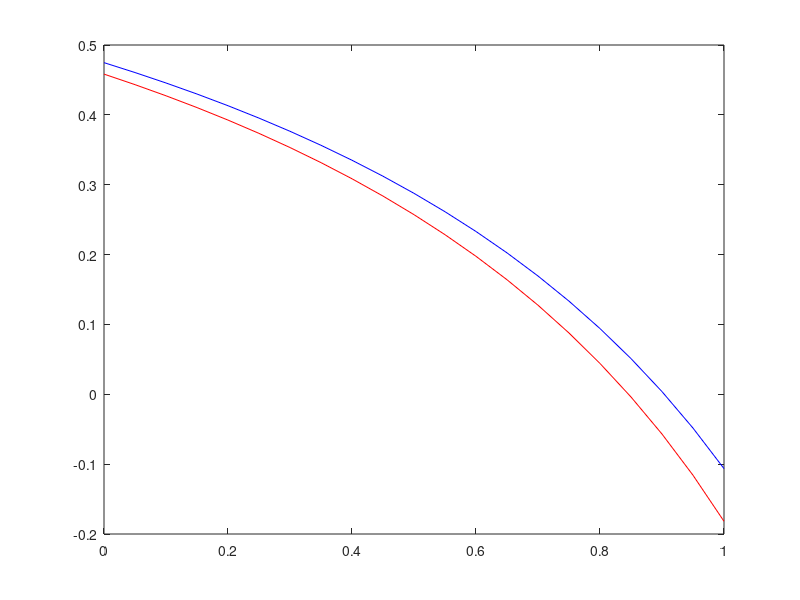

The MATLAB source for this figure:
  clear; clc;
clear all

sameX = 0.1;


bet = 0.96;
beta=bet;

xbar_c=0.1%;0.1;
xbar_g=xbar_c;

Y=1.3;

Ytil=1.3;
yP=xbar_c;
yR=Y-yP;

lambda_L=2*xbar_c/Ytil;
lambda_H=(1-lambda_L);
n=50;

%lambda_vec=lambda_L:(lambda_H-lambda_L)/n:lambda_H;
lambda_vec=0:0.05:1;
nlam=length(lambda_vec);
%Y+2*xbar_c+xbar_g;
pvec=lambda_vec;

for i=1:nlam
    lambda=lambda_vec(i);
    
 
        gtil_PL(i)=Ytil/2;
        ctilH_PL(i)=lambda*Ytil/2;
        ctilL_PL(i)=(1-lambda)*Ytil/2;
    
   %decentralize


        etil_PL1(i)=ctilL_PL(i)-yP;
        tautil_PL1(i)=yR-ctilH_PL(i);
        share1(i)=etil_PL1(i)/(etil_PL1(i)+ gtil_PL(i))
        
    check(i)=Ytil-gtil_PL(i)-ctilH_PL(i)-ctilL_PL(i);
    
    V_PL(i)=1/(1-beta)*(lambda*log(ctilH_PL(i))+(1-lambda)*log(ctilL_PL(i))+log(gtil_PL(i)));
    VH_PL(i)=1/(1-beta)*(log(ctilH_PL(i))+log(gtil_PL(i)));
    VL_PL(i)=1/(1-beta)*(log(ctilL_PL(i))+log(gtil_PL(i)));
end

        
for i=1:length(pvec)

    p=pvec(i);

    VH_pol(i)=1/(1-beta*p)*(2*log((Ytil-xbar_c)/2)+beta*(1-p)*(1-beta*p+2*(1-p)*beta)/(1-2*beta*p-beta^2*(1-2*p))*(log((Ytil-xbar_c)/2))...
        +beta*(1-p)*(1-beta*p)/(1-2*beta*p-beta^2*(1-2*p))*log(xbar_c));
    
    VH2_pol(i)=2*log((Ytil-xbar_c)/2)/(1-beta*p)+ beta*(1-p)*(log(xbar_c)+log((Ytil-xbar_c)/2)...
               +(1-p)*beta*2*log((Ytil-xbar_c)/2)...
               /(1-beta*p))*1/((1-beta*p)^2-(1-p)^2*beta^2);
               
    VL_pol(i)=(log(xbar_c)+log((Ytil-xbar_c)/2)+beta*(1-p)*VH_pol(i))/(1-beta*p);
    WH_pol(i)= VL_pol(i);
    
    %z(i)=2*log((Ytil-xbar_c)/2)+beta*(p*VH_pol(i)+(1-p)*WH_pol(i))-VH_pol(i);
    ctilL_pol(i)=xbar_c;
      ctilH_pol(i)=(Ytil-xbar_c)/2;
      g_pol(i)=(Ytil-xbar_c)/2;
end

        gCE=xbar_c;
        cRCE=yR-gCE;
        cPCE=yP;
VR_CE=(log(cRCE)+log(gCE));
    VP_CE=(log(cPCE)+log(gCE));
    
n1=1;
n2=nlam;
n2p=11;
n2p=nlam
n1p=n1;
%createfigureFB_2020_bis(VL_PL(n1p:n2p)*(1-beta), VH_PL(n1p:n2p)*(1-beta), VL_pol*(1-beta), VH_pol*(1-beta))

[VR_CE VP_CE]

VL_PL1=VL_PL;
VH_PL1=VH_PL;
VL_pol1=VL_pol;
VH_pol1=VH_pol;
VR_CE1=VR_CE ;
VP_CE1=VP_CE;


%growth

Y=1.3*1.6;

Ytil=Y;
yP=xbar_c;
yR=Y-yP;

lambda_L=2*xbar_c/Ytil;
lambda_H=(1-lambda_L);
n=50;

%lambda_vec=lambda_L:(lambda_H-lambda_L)/n:lambda_H;
lambda_vec=0:0.05:1;
nlam=length(lambda_vec);
%Y+2*xbar_c+xbar_g;
pvec=lambda_vec;

for i=1:nlam
    lambda=lambda_vec(i);
    
 
        gtil_PL(i)=Ytil/2;
        ctilH_PL(i)=lambda*Ytil/2;
       ctilL_PL(i) =(1-lambda)*Ytil/2;
    %decentralize


        etil_PL(i)=ctilL_PL(i)-yP;
        tautil_PL(i)=yR-ctilH_PL(i);

         share(i)=etil_PL(i)/(etil_PL(i)+ gtil_PL(i))
    check(i)=Ytil-gtil_PL(i)-ctilH_PL(i)-ctilL_PL(i);
    
    V_PL(i)=1/(1-beta)*(lambda*log(ctilH_PL(i))+(1-lambda)*log(ctilL_PL(i))+log(gtil_PL(i)));
    VH_PL(i)=1/(1-beta)*(log(ctilH_PL(i))+log(gtil_PL(i)));
    VL_PL(i)=1/(1-beta)*(log(ctilL_PL(i))+log(gtil_PL(i)));
end
        
for i=1:length(pvec)

    p=pvec(i);

    VH_pol(i)=1/(1-beta*p)*(2*log((Ytil-xbar_c)/2)+beta*(1-p)*(1-beta*p+2*(1-p)*beta)/(1-2*beta*p-beta^2*(1-2*p))*(log((Ytil-xbar_c)/2))...
        +beta*(1-p)*(1-beta*p)/(1-2*beta*p-beta^2*(1-2*p))*log(xbar_c));
    
    VH2_pol(i)=2*log((Ytil-xbar_c)/2)/(1-beta*p)+ beta*(1-p)*(log(xbar_c)+log((Ytil-xbar_c)/2)...
               +(1-p)*beta*2*log((Ytil-xbar_c)/2)...
               /(1-beta*p))*1/((1-beta*p)^2-(1-p)^2*beta^2);
               
    VL_pol(i)=(log(xbar_c)+log((Ytil-xbar_c)/2)+beta*(1-p)*VH_pol(i))/(1-beta*p);
    WH_pol(i)= VL_pol(i);
    
    %z(i)=2*log((Ytil-xbar_c)/2)+beta*(p*VH_pol(i)+(1-p)*WH_pol(i))-VH_pol(i);
    ctilL_pol(i)=xbar_c;
      ctilH_pol(i)=(Ytil-xbar_c)/2;
      g_pol(i)=(Ytil-xbar_c)/2;
end

        gCE=xbar_c;
        cRCE=yR-gCE;
        cPCE=yP;
VR_CE=(log(cRCE)+log(gCE));
    VP_CE=(log(cPCE)+log(gCE));
    
n1=1;
n2=nlam;
n2p=11;
n2p=nlam
n1p=n1;
%createfigureFB_2020_bis(VL_PL(n1p:n2p)*(1-beta), VH_PL(n1p:n2p)*(1-beta), VL_pol*(1-beta), VH_pol*(1-beta))

[VR_CE VP_CE]
plot(lambda_vec,share1,'r',lambda_vec,share,'b')

return




figure(3)
plot(pvec(n1p:n2p),(ctilH_pol(n1p:n2p)),'r', lambda_vec(n1:n2),(ctilH_PL(n1:n2)),'b',lambda_vec(n1:n2), gtil_PL(n1:n2),'k',pvec(n1p:n2p), g_pol(n1p:n2p),'k:')

return
%%%%%%%%%%%%%%%
% Static Model
%%%%%%%%%%%%%%
svec=lambda_vec;
for i=1:nlam
    s=lambda_vec(i);
    
    if s<=(Ytil-xbar_c)/2
        
        gtil_b(i)=(Ytil-xbar_c)/2;
        ctilH_b(i)=xbar_c;
        ctilL_b(i)=(Ytil-xbar_c)/2;
        
    elseif (s>(Ytil-xbar_c)/2 && s<=(Ytil)/2)
        
        gtil_b(i)=s;
        ctilL_b(i)=Ytil-s-xbar_c;
        ctilH_b(i)=xbar_c;
        
    else
         gtil_b(i)=(Ytil)/2;
         
        ctilL_b(i)=(Ytil^2-4*s*xbar_c)/(2*Ytil);
         ctilH_b(i)=(2*s*xbar_c)/(Ytil);
    end
    
 VH_b(i)=(log(ctilH_b(i))+log(gtil_b(i)));   
  VL_b(i)=(log(ctilL_b(i))+log(gtil_b(i)));     
  
end
figure(4)

plot(lambda_vec,gtil_b,'r', lambda_vec,ctilL_b,'b',lambda_vec,ctilH_b,'k')

VH_pl1=VH_PL*(1-beta);
VL_pl1=VL_PL*(1-beta);

plot(VL_PL, VH_PL, VL_pl1, VH_pl1)

